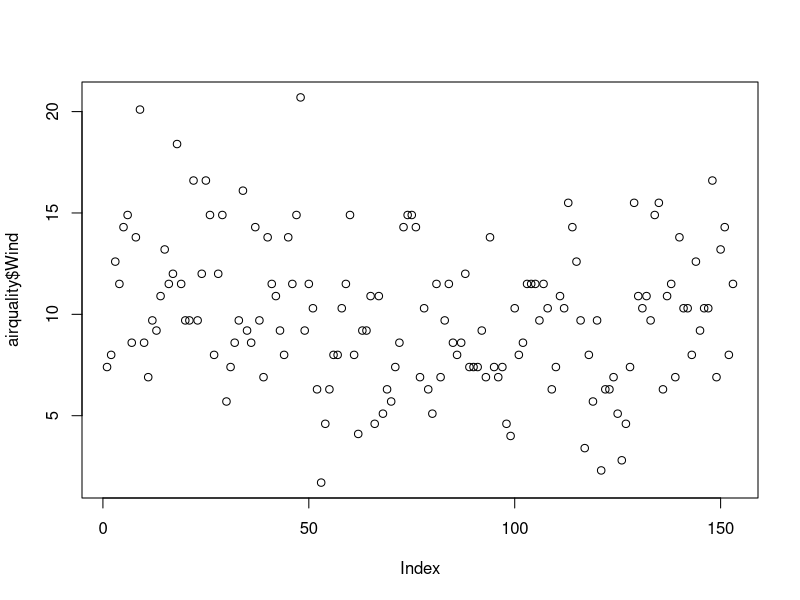
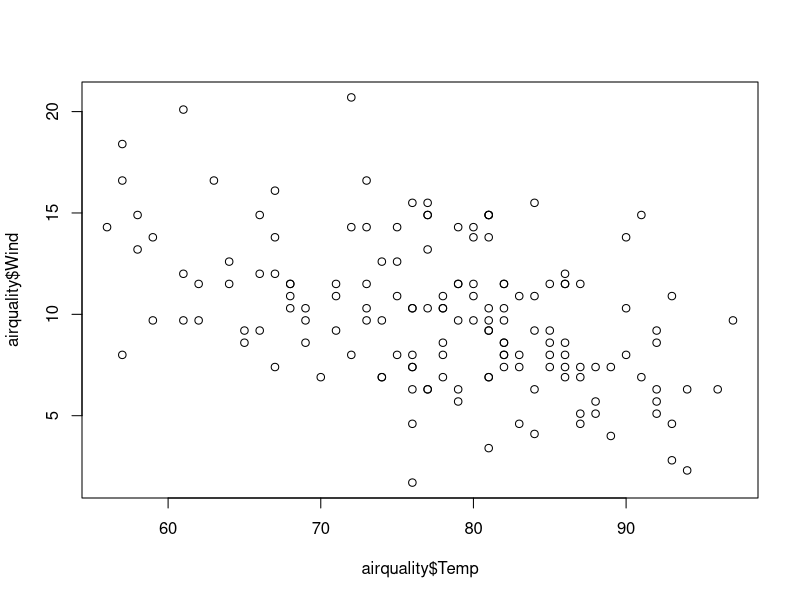
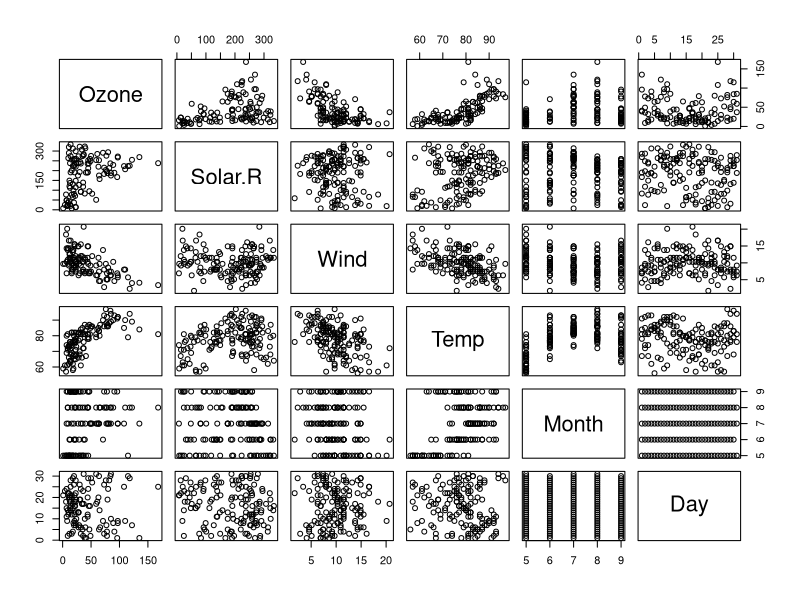
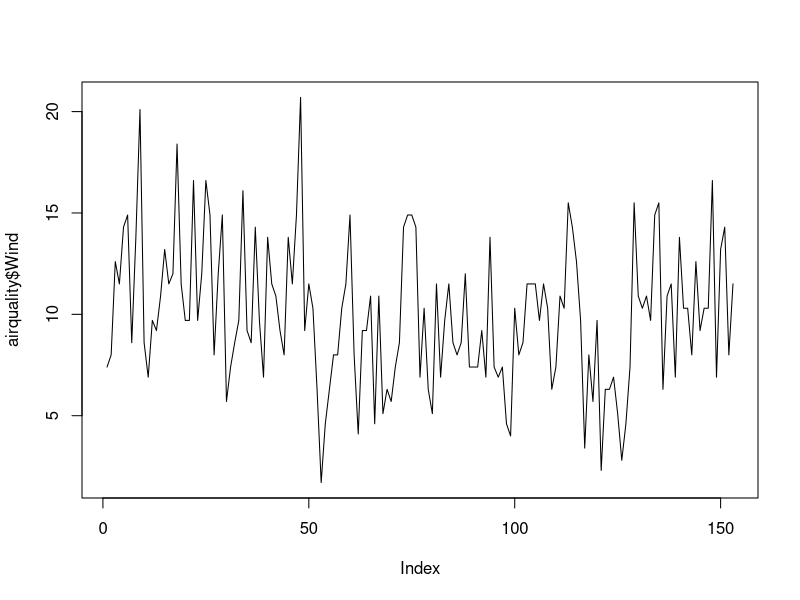
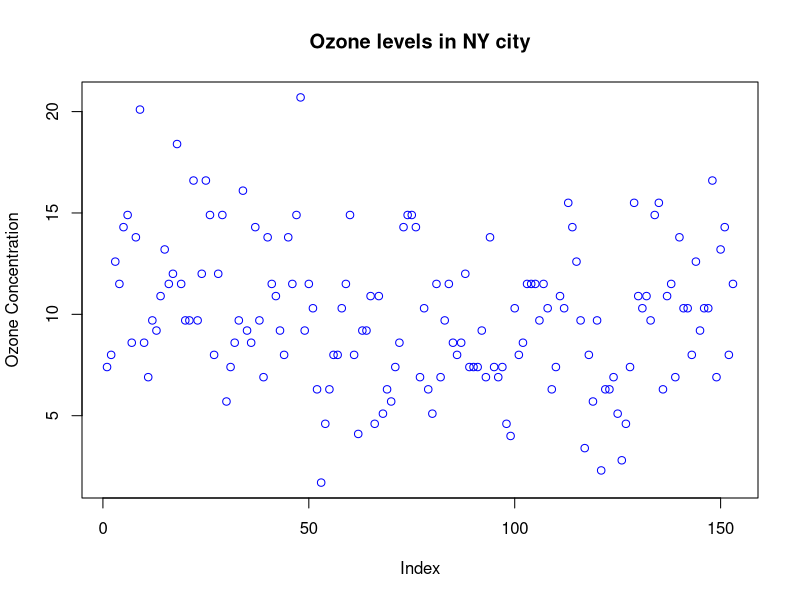
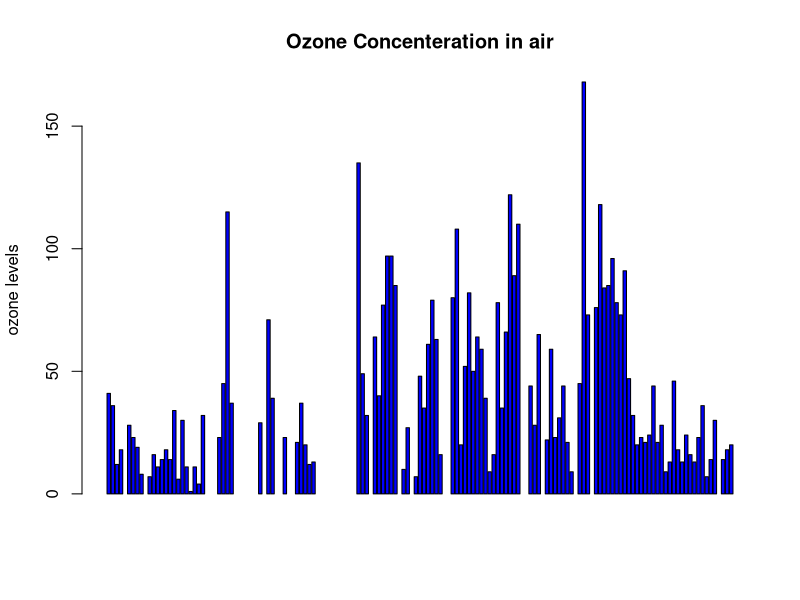
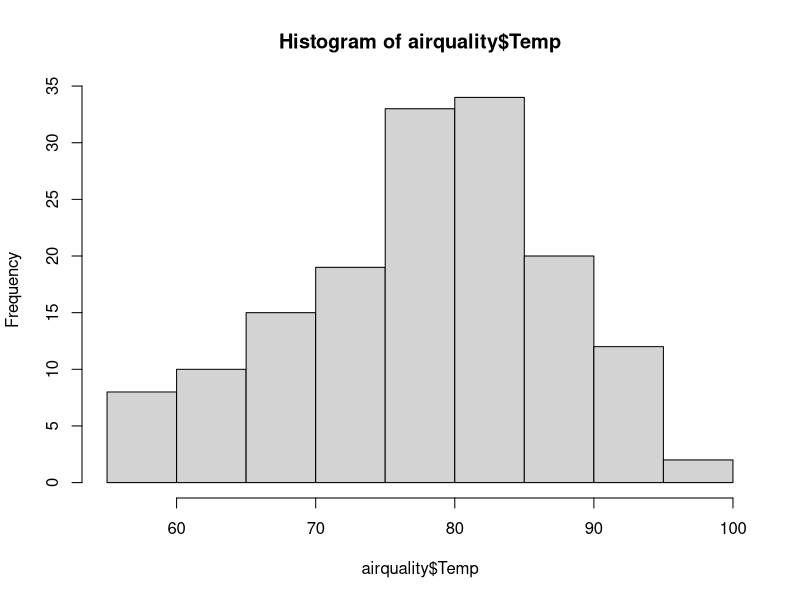
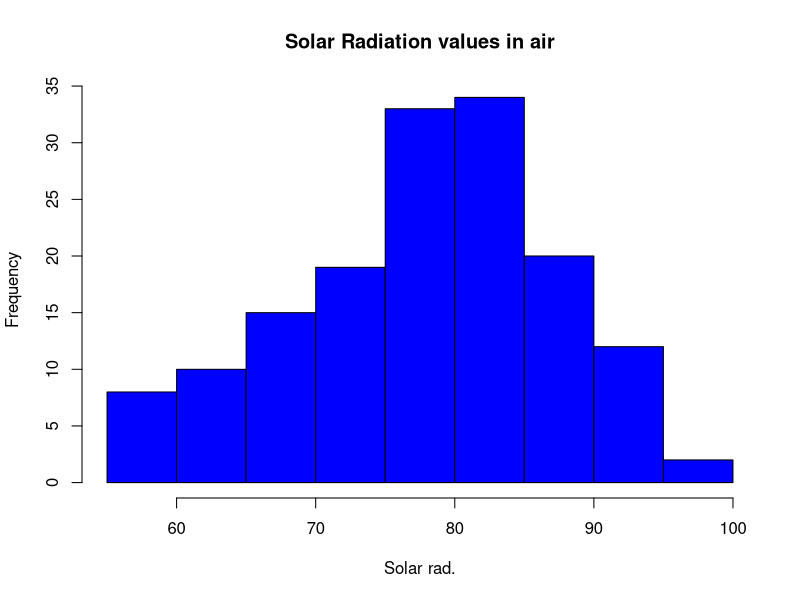

The R script that drew these images, in order: (Note: this script raises an error after producing the figures.)
airquality<- datasets::airquality
####Top 10 rows and last 10 rows
head(airquality,10)
tail(airquality,10)
######Columns
##c(1:4) returns the rows; c(1,2,3,4) returns the columns. 
airquality[c(1:4),c(1,2,3,4)]

df<-airquality[,-6]

summary(airquality[,1])

airquality$Ozone

summary(airquality$Wind)

###########Summary of the data#########

summary(airquality)
summary(airquality$Wind)
#####################
plot(airquality$Wind)
plot(airquality$Temp,airquality$Wind,type="p")
plot(airquality)
# points and lines 
plot(airquality$Wind, type= "l") # p: points, l: lines,b: both

plot(airquality$Wind, xlab = 'Index', 
     ylab = "Ozone Concentration", main = 'Ozone levels in NY city',
     col = 'blue')

# Horizontal bar plot
barplot(airquality$Ozone, main = 'Ozone Concenteration in air',
        ylab = 'ozone levels', col= 'blue',horiz =F,axes=T)
#Histogram
hist(airquality$Temp)
hist(airquality$Temp, 
     main = 'Solar Radiation values in air',
     xlab = 'Solar rad.', col='blue')
#Single box plot
boxplot(airquality$Wind,main="Boxplot")

boxplot.stats(airquality$Wind)$out
# Multiple box plots
boxplot(airquality[,1:4],main='Multiple')
#margin of the grid(mar), 
#no of rows and columns(mfrow), 
#whether a border is to be included(bty) 
#and position of the 
#labels(las: 1 for horizontal, las: 0 for vertical)
#bty - box around the plot "o" - box around the plot,"n"- No box around the plot
par(mfrow=c(3,3),mar=c(2,5,2,1),  las=1, bty="n")
plot(airquality$Ozone)
plot(airquality$Ozone, airquality$Wind)
plot(airquality$Ozone, type= "l")
plot(airquality$Ozone, type= "l")
plot(airquality$Ozone, type= "l")
barplot(airquality$Ozone, main = 'Ozone Concenteration in air',
        xlab = 'ozone levels', col='green',horiz = TRUE)
hist(airquality$Solar.R)
boxplot(airquality$Solar.R)
boxplot(airquality[,0:4], main='Multiple Box plots')
##Home work
e_quakes<-datasets::quakes

##na.rm means Remove na values from airquality.ozone.

sd(airquality$Ozone,na.rm = T)

#Load Packages

#var
var(e_quakes$depth,na.rm = T)
var(e_quakes$mag,na.rm = T)

#skewness
skewness(e_quakes$mag,na.rm = T) 
skewness(e_quakes$depth,na.rm = T) 

#kurtosis
kurtosis(e_quakes$depth,na.rm = T)
kurtosis(e_quakes$mag,na.rm = T)



